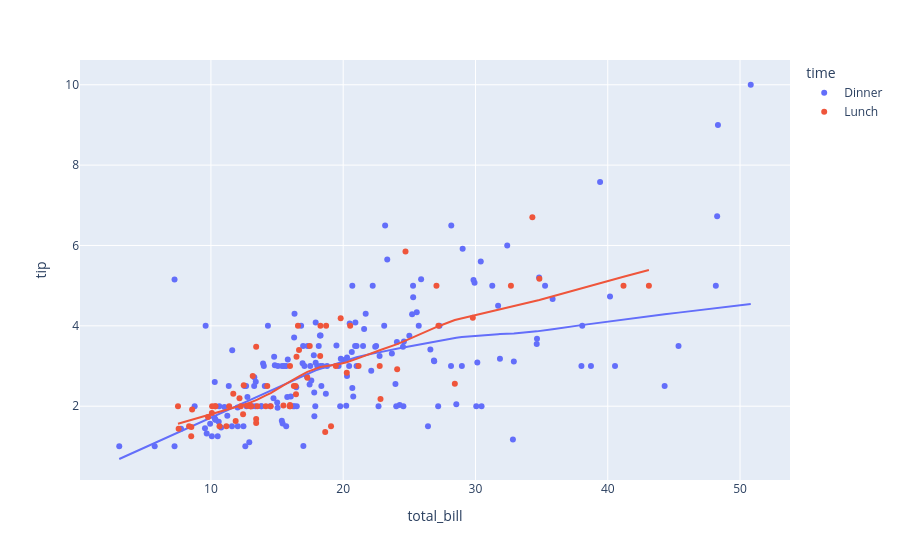

Notebook code cell kept with this figure:
### Code cell
#regression line by using 'lowess'
fig = px.scatter(df, x='total_bill', y='tip',
                 color='time',
                 hover_name='day',
                 hover_data=['size', 'smoker'],
                 trendline='lowess')

fig.show()

### Figure 1 — Plotly figure (JSON) as saved in the notebook; plotly's stock layout.template omitted (floating-point values rounded to 4 significant figures; data arrays with more than 128 entries replaced by an {"elided": "..."} marker saying what was removed)
{"data": [{"customdata": {"elided": "176x2 mixed values"}, "hovertemplate": "<b>%{hovertext}</b><br><br>time=Dinner<br>total_bill=%{x}<br>tip=%{y}<br>size=%{customdata[0]}<br>smoker=%{customdata[1]}<extra></extra>", "hovertext": {"elided": "176 str values"}, "legendgroup": "Dinner", "marker": {"color": "#636efa", "symbol": "circle"}, "mode": "markers", "name": "Dinner", "orientation": "v", "showlegend": true, "type": "scatter", "x": {"elided": "176 float values"}, "xaxis": "x", "y": {"elided": "176 float values"}, "yaxis": "y"}, {"hovertemplate": "<b>LOWESS trendline</b><br><br>time=Dinner<br>total_bill=%{x}<br>tip=%{y} <b>(trend)</b><extra></extra>", "legendgroup": "Dinner", "marker": {"color": "#636efa", "symbol": "circle"}, "mode": "lines", "name": "Dinner", "showlegend": false, "type": "scatter", "x": {"elided": "176 float values"}, "xaxis": "x", "y": {"elided": "176 float values"}, "yaxis": "y"}, {"customdata": {"elided": "68x2 mixed values"}, "hovertemplate": "<b>%{hovertext}</b><br><br>time=Lunch<br>total_bill=%{x}<br>tip=%{y}<br>size=%{customdata[0]}<br>smoker=%{customdata[1]}<extra></extra>", "hovertext": ["Thur", "Thur", "Thur", "Thur", "Thur", "Thur", "Thur", "Thur", "Thur", "Thur", "Thur", "Thur", "Thur", "Thur", "Thur", "Thur", "Thur", "Thur", "Thur", "Thur", "Thur", "Thur", "Thur", "Thur", "Thur", "Thur", "Thur", "Thur", "Thur", "Thur", "Thur", "Thur", "Thur", "Thur", "Thur", "Thur", "Thur", "Thur", "Thur", "Thur", "Thur", "Thur", "Thur", "Thur", "Thur", "Thur", "Thur", "Thur", "Thur", "Thur", "Thur", "Thur", "Thur", "Thur", "Thur", "Thur", "Thur", "Thur", "Thur", "Thur", "Thur", "Fri", "Fri", "Fri", "Fri", "Fri", "Fri", "Fri"], "legendgroup": "Lunch", "marker": {"color": "#EF553B", "symbol": "circle"}, "mode": "markers", "name": "Lunch", "orientation": "v", "showlegend": true, "type": "scatter", "x": [27.2, 22.76, 17.29, 19.44, 16.66, 10.07, 32.68, 15.98, 34.83, 13.03, 18.28, 24.71, 21.16, 10.65, 12.43, 24.08, 11.69, 13.42, 14.26, 15.95, 12.48, 29.8, 8.52, 14.52, 11.38, 22.82, 19.08, 20.27, 11.17, 12.26, 18.26, 8.51, 10.33, 14.15, 16.0, 13.16, 17.47, 34.3, 41.19, 27.05, 16.43, 8.35, 18.64, 11.87, 9.78, 7.51, 19.81, 28.44, 15.48, 16.58, 7.56, 10.34, 43.11, 13.0, 13.51, 18.71, 12.74, 13.0, 16.4, 20.53, 16.47, 12.16, 13.42, 8.58, 15.98, 13.42, 16.27, 10.09], "xaxis": "x", "y": [4.0, 3.0, 2.71, 3.0, 3.4, 1.83, 5.0, 2.03, 5.17, 2.0, 4.0, 5.85, 3.0, 1.5, 1.8, 2.92, 2.31, 1.68, 2.5, 2.0, 2.52, 4.2, 1.48, 2.0, 2.0, 2.18, 1.5, 2.83, 1.5, 2.0, 3.25, 1.25, 2.0, 2.0, 2.0, 2.75, 3.5, 6.7, 5.0, 5.0, 2.3, 1.5, 1.36, 1.63, 1.73, 2.0, 4.19, 2.56, 2.02, 4.0, 1.44, 2.0, 5.0, 2.0, 2.0, 4.0, 2.01, 2.0, 2.5, 4.0, 3.23, 2.2, 3.48, 1.92, 3.0, 1.58, 2.5, 2.0], "yaxis": "y"}, {"hovertemplate": "<b>LOWESS trendline</b><br><br>time=Lunch<br>total_bill=%{x}<br>tip=%{y} <b>(trend)</b><extra></extra>", "legendgroup": "Lunch", "marker": {"color": "#EF553B", "symbol": "circle"}, "mode": "lines", "name": "Lunch", "showlegend": false, "type": "scatter", "x": [7.51, 7.56, 8.35, 8.51, 8.52, 8.58, 9.78, 10.07, 10.09, 10.33, 10.34, 10.65, 11.17, 11.38, 11.69, 11.87, 12.16, 12.26, 12.43, 12.48, 12.74, 13.0, 13.0, 13.03, 13.16, 13.42, 13.42, 13.42, 13.51, 14.15, 14.26, 14.52, 15.48, 15.95, 15.98, 15.98, 16.0, 16.27, 16.4, 16.43, 16.47, 16.58, 16.66, 17.29, 17.47, 18.26, 18.28, 18.64, 18.71, 19.08, 19.44, 19.81, 20.27, 20.53, 21.16, 22.76, 22.82, 24.08, 24.71, 27.05, 27.2, 28.44, 29.8, 32.68, 34.3, 34.83, 41.19, 43.11], "xaxis": "x", "y": [1.561, 1.566, 1.64, 1.655, 1.656, 1.661, 1.772, 1.799, 1.801, 1.823, 1.824, 1.853, 1.901, 1.921, 1.95, 1.968, 1.996, 2.006, 2.023, 2.028, 2.062, 2.095, 2.095, 2.099, 2.113, 2.148, 2.148, 2.148, 2.162, 2.269, 2.285, 2.324, 2.519, 2.614, 2.62, 2.62, 2.623, 2.673, 2.696, 2.701, 2.708, 2.728, 2.743, 2.854, 2.878, 2.974, 2.975, 2.994, 2.997, 3.014, 3.035, 3.057, 3.092, 3.119, 3.197, 3.392, 3.398, 3.544, 3.632, 3.97, 3.991, 4.144, 4.25, 4.459, 4.597, 4.644, 5.22, 5.388], "yaxis": "y"}], "layout": {"legend": {"title": {"text": "time"}, "tracegroupgap": 0}, "margin": {"t": 60}, "xaxis": {"anchor": "y", "domain": [0, 1], "title": {"text": "total_bill"}}, "yaxis": {"anchor": "x", "domain": [0, 1], "title": {"text": "tip"}}}}
